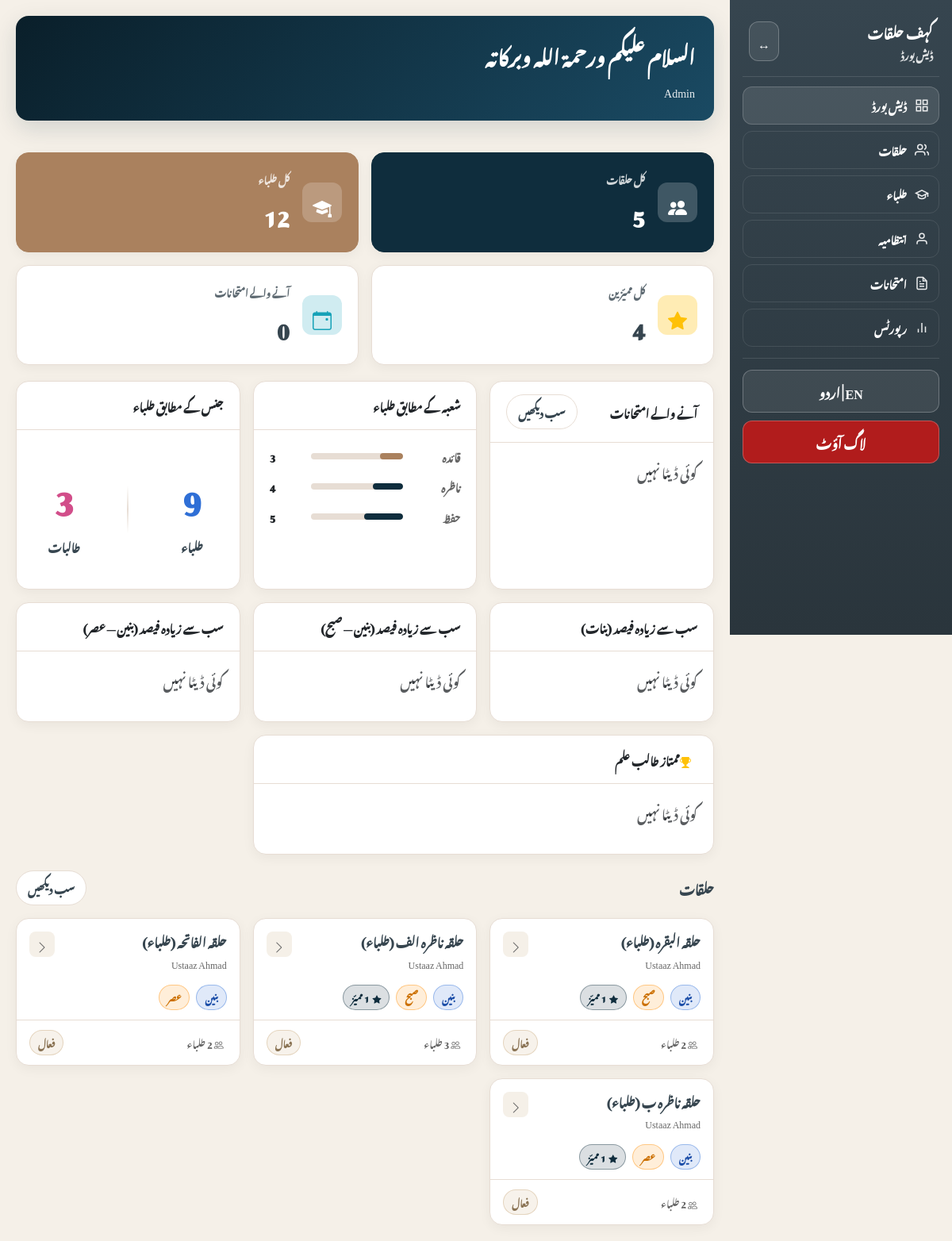
/dashboard_admin.php (signed in), run on the app's committed database.
### tables this page shows
CREATE TABLE halaqaat (
    id INT AUTO_INCREMENT PRIMARY KEY,
    name_ur VARCHAR(100) NOT NULL,
    name_en VARCHAR(100),
    ustaaz_user_id INT,
    gender ENUM('baneen', 'banaat') NOT NULL DEFAULT 'baneen',
    session ENUM('subah', 'asr') NOT NULL DEFAULT 'subah',
    state ENUM('active', 'paused', 'stopped') DEFAULT 'active',
    location VARCHAR(100),
    created_at TIMESTAMP DEFAULT CURRENT_TIMESTAMP,
    updated_at TIMESTAMP DEFAULT CURRENT_TIMESTAMP ON UPDATE CURRENT_TIMESTAMP,
    FOREIGN KEY (ustaaz_user_id) REFERENCES users(id) ON DELETE SET NULL
);

CREATE TABLE users (
    id INT AUTO_INCREMENT PRIMARY KEY,
    full_name VARCHAR(100) NOT NULL,
    email VARCHAR(100) NOT NULL UNIQUE,
    password VARCHAR(255) NOT NULL,
    phone VARCHAR(20),
    address TEXT,
    role ENUM('admin', 'mushrif', 'ustaaz', 'ustadah', 'mumtahin') NOT NULL DEFAULT 'ustaaz',
    status ENUM('active', 'inactive') DEFAULT 'active',
    created_at TIMESTAMP DEFAULT CURRENT_TIMESTAMP,
    updated_at TIMESTAMP DEFAULT CURRENT_TIMESTAMP ON UPDATE CURRENT_TIMESTAMP
);

### includes/functions.php (called while the page is built, shortened)
<?php
function h($s) {
    return htmlspecialchars((string)$s, ENT_QUOTES, 'UTF-8');
}
function scalar_int($conn, $sql) {
    $res = $conn->query($sql);
    $row = $res->fetch_row();
    return (int)($row[0] ?? 0);
}
function get_language() {
    return $_SESSION['lang'] ?? 'ur';
}
function get_translations($lang) {
    return $T[$lang] ?? $T['ur'];
}
?>

### dashboard_admin.php (the view, shortened to what this page needs)
<?php
require_once __DIR__ . '/includes/db.php';
require_once __DIR__ . '/includes/functions.php';
$totalHalaqaat = scalar_int($conn, "SELECT COUNT(*) FROM halaqaat WHERE state = 'active'");
$totalStudents = scalar_int($conn, "SELECT COUNT(*) FROM students WHERE status = 'active'");
$totalMumayyizeen = scalar_int($conn, "SELECT COUNT(*) FROM students WHERE status = 'active' AND mumayyaz = 1");
$boysCount = scalar_int($conn, "SELECT COUNT(*) FROM students WHERE status = 'active' AND gender = 'baneen'");
$girlsCount = scalar_int($conn, "SELECT COUNT(*) FROM students WHERE status = 'active' AND gender = 'banaat'");
$shubaStats = [];
$result = $conn->query("SELECT shuba, COUNT(*) as count FROM students WHERE status = 'active' GROUP BY shuba");
while ($row = $result->fetch_assoc()) {
  $shubaStats[$row['shuba']] = $row['count'];
}
$upcomingExams = [];
$halaqaat = [];
$result = $conn->query("
  SELECT h.*, u.full_name as ustaaz_name,
         COUNT(DISTINCT s.id) as student_count,
         SUM(CASE WHEN s.mumayyaz = 1 THEN 1 ELSE 0 END) as mumayyaz_count
  FROM halaqaat h
  LEFT JOIN users u ON h.ustaaz_user_id = u.id
  LEFT JOIN students s ON s.halaqa_id = h.id AND s.status = 'active'
  WHERE h.state = 'active'
  GROUP BY h.id
  ORDER BY h.gender, h.session, h.name_ur
");
while ($row = $result->fetch_assoc()) {
  $halaqaat[] = $row;
}
$topGirlsHalaqa = null;
$topBoysSubahHalaqa = null;
$topBoysAsrHalaqa = null;
$topStudent = null;
include __DIR__ . '/includes/header.php';
?>
<div class="statsGrid">
  <div class="statCard green">
    <div class="statIcon"><i class="bi bi-people-fill"></i></div>
    <div class="statContent">
      <div class="statLabel"><?php echo h($tr['total_halaqaat']); ?></div>
      <div class="statValue"><?php echo $totalHalaqaat; ?></div>
    </div>
  </div>
  <div class="statCard tan">
    <div class="statIcon"><i class="bi bi-mortarboard-fill"></i></div>
    <div class="statContent">
      <div class="statLabel"><?php echo h($tr['total_students']); ?></div>
      <div class="statValue"><?php echo $totalStudents; ?></div>
    </div>
  </div>
  <div class="statCard">
    <div class="statIcon" style="background: rgba(255, 193, 7, 0.3);"><i class="bi bi-star-fill" style="color: #ffc107;"></i></div>
    <div class="statContent">
      <div class="statLabel"><?php echo h($tr['total_mumayyizeen']); ?></div>
      <div class="statValue"><?php echo $totalMumayyizeen; ?></div>
    </div>
  </div>
  <div class="statCard">
    <div class="statIcon" style="background: rgba(23, 162, 184, 0.2);"><i class="bi bi-calendar-event" style="color: #17a2b8;"></i></div>
    <div class="statContent">
      <div class="statLabel"><?php echo h($tr['upcoming_exams']); ?></div>
      <div class="statValue"><?php echo count($upcomingExams); ?></div>
    </div>
  </div>
</div>
<div class="cardsGrid">
  <div class="card">
    <div class="cardHeader">
      <span><?php echo h($tr['upcoming_exams']); ?></span>
      <a href="exams_manage.php" class="pill"><?php echo h($tr['view_all']); ?></a>
    </div>
    <div class="cardBody">
      <?php if (empty($upcomingExams)): ?>
        <p class="text-muted"><?php echo h($tr['no_data']); ?></p>
      <?php endif; ?>
    </div>
  </div>
  <div class="card">
    <div class="cardHeader"><?php echo h($tr['students_by_shuba']); ?></div>
    <div class="cardBody">
      <?php if (empty($shubaStats)): ?>
        <p class="text-muted"><?php echo h($tr['no_data']); ?></p>
      <?php else:
        $total = array_sum($shubaStats);
        foreach ($shubaStats as $shuba => $count):
          $percentage = $total > 0 ? round(($count / $total) * 100) : 0;
      ?>
      <div class="progressItem">
        <div class="progressLabel"><?php echo h($tr[$shuba]); ?></div>
        <div class="progressBar">
          <div class="progressFill <?php echo $shuba === 'qaida' ? 'tan' : 'green'; ?>" style="width: <?php echo $percentage; ?>%"></div>
        </div>
        <div class="progressValue"><?php echo $count; ?></div>
      </div>
      <?php endforeach; endif; ?>
    </div>
  </div>
  <div class="card">
    <div class="cardHeader"><?php echo h($tr['students_by_gender']); ?></div>
    <div class="cardBody">
      <div class="genderStats">
        <div class="genderStat">
          <div class="genderValue"><?php echo $boysCount; ?></div>
          <div class="genderLabel"><?php echo h($tr['boys']); ?></div>
        </div>
        <div class="genderDivider"></div>
        <div class="genderStat">
          <div class="genderValue girl"><?php echo $girlsCount; ?></div>
          <div class="genderLabel"><?php echo h($tr['girls']); ?></div>
        </div>
      </div>
    </div>
  </div>
  <div class="card">
    <div class="cardHeader"><?php echo h($tr['top_halaqa_girls']); ?></div>
    <div class="cardBody">
      <?php if ($topGirlsHalaqa): ?>
        <div class="text-center">
          <div style="font-size: 24px; font-weight: 900; color: var(--girl);">
            <?php echo round($topGirlsHalaqa['avg_percentage'], 1); ?>%
          </div>
          <div style="font-size: 14px; margin-top: 8px;">
            <?php echo h($topGirlsHalaqa['name_ur']); ?>
          </div>
        </div>
      <?php else: ?>
        <p class="text-muted"><?php echo h($tr['no_data']); ?></p>
      <?php endif; ?>
    </div>
  </div>
  <div class="card">
    <div class="cardHeader"><?php echo h($tr['top_halaqa_boys_subah']); ?></div>
    <div class="cardBody">
      <?php if ($topBoysSubahHalaqa): ?>
        <div class="text-center">
          <div style="font-size: 24px; font-weight: 900; color: var(--boy);">
            <?php echo round($topBoysSubahHalaqa['avg_percentage'], 1); ?>%
          </div>
          <div style="font-size: 14px; margin-top: 8px;">
            <?php echo h($topBoysSubahHalaqa['name_ur']); ?>
          </div>
        </div>
      <?php else: ?>
        <p class="text-muted"><?php echo h($tr['no_data']); ?></p>
      <?php endif; ?>
    </div>
  </div>
  <div class="card">
    <div class="cardHeader"><?php echo h($tr['top_halaqa_boys_asr']); ?></div>
    <div class="cardBody">
      <?php if ($topBoysAsrHalaqa): ?>
        <div class="text-center">
          <div style="font-size: 24px; font-weight: 900; color: var(--boy);">
            <?php echo round($topBoysAsrHalaqa['avg_percentage'], 1); ?>%
          </div>
          <div style="font-size: 14px; margin-top: 8px;">
            <?php echo h($topBoysAsrHalaqa['name_ur']); ?>
          </div>
        </div>
      <?php else: ?>
        <p class="text-muted"><?php echo h($tr['no_data']); ?></p>
      <?php endif; ?>
    </div>
  </div>
  <div class="card" style="grid-column: span 2;">
    <div class="cardHeader">
      <span><i class="bi bi-trophy-fill" style="color: #ffc107; margin-right: 8px;"></i><?php echo h($tr['mumtaaz_talaba']); ?></span>
    </div>
    <div class="cardBody">
      <?php if ($topStudent): ?>
        <div class="text-center">
          <div style="font-size: 32px; font-weight: 900; color: var(--primary);">
            <?php echo round($topStudent['avg_percentage'], 1); ?>%
          </div>
          <div style="font-size: 18px; font-weight: 700; margin-top: 8px;">
            <?php echo h($topStudent['full_name_ur']); ?>
          </div>
          <div style="font-size: 14px; color: #666; margin-top: 4px;">
            <?php echo h($topStudent['halaqa_name']); ?>
          </div>
        </div>
      <?php else: ?>
        <p class="text-muted"><?php echo h($tr['no_data']); ?></p>
      <?php endif; ?>
    </div>
  </div>
</div>
<div class="sectionHeader">
  <div class="sectionTitle"><?php echo h($tr['nav_halaqaat']); ?></div>
  <a href="halaqaat_list.php" class="pill"><?php echo h($tr['view_all']); ?></a>
</div>
<div class="halaqaCards">
  <?php foreach (array_slice($halaqaat, 0, 4) as $halaqa): ?>
  <div class="halaqaCard">
    <div class="halaqaCardHeader">
      <div>
        <div class="halaqaCardTitle"><?php echo h($halaqa['name_ur']); ?></div>
        <div class="halaqaCardSub">
          <?php echo h($halaqa['ustaaz_name'] ?: ($lang === 'ur' ? 'کوئی استاد تفویض نہیں' : 'No teacher assigned')); ?>
        </div>
      </div>
      <a href="report_halaqa.php?id=<?php echo $halaqa['id']; ?>" class="halaqaCardArrow">
        <i class="bi bi-chevron-right"></i>
      </a>
    </div>
    <div class="halaqaCardTags">
      <span class="tag <?php echo $halaqa['gender'] === 'baneen' ? 'blue' : 'pink'; ?>">
        <?php echo h($tr[$halaqa['gender']]); ?>
      </span>
      <span class="tag orange">
        <?php echo h($tr[$halaqa['session']]); ?>
      </span>
      <?php if ($halaqa['mumayyaz_count'] > 0): ?>
      <span class="tag green">
        <i class="bi bi-star-fill"></i>
        <?php echo $halaqa['mumayyaz_count']; ?> <?php echo h($tr['mumayyaz']); ?>
      </span>
      <?php endif; ?>
    </div>
    <div class="halaqaCardFooter">
      <span><i class="bi bi-people me-1"></i> <?php echo $halaqa['student_count']; ?> <?php echo h($tr['students']); ?></span>
      <span class="tag tan"><?php echo h($tr[$halaqa['state']]); ?></span>
    </div>
  </div>
  <?php endforeach; ?>
</div>
<?php include __DIR__ . '/includes/footer.php'; ?>

### includes/header.php (shortened to what this page needs)
<?php
require_once __DIR__ . '/db.php';
require_once __DIR__ . '/functions.php';
$lang = get_language();
$tr = get_translations($lang);
$isRTL = $lang === 'ur';
$isLoggedIn = !empty($_SESSION['user_id']);
$userRole = $_SESSION['role'] ?? '';
$userName = $_SESSION['user_name'] ?? '';
$currentPage = basename($_SERVER['PHP_SELF'], '.php');
$baseUrl = '';
?>
<!DOCTYPE html>
<html lang="<?php echo $lang; ?>" dir="<?php echo $isRTL ? 'rtl' : 'ltr'; ?>">
<head>
  <link href="https://cdn.jsdelivr.net/npm/bootstrap@5.3.2/dist/css/bootstrap.min.css" rel="stylesheet" />
  <link rel="stylesheet" href="https://cdn.jsdelivr.net/npm/bootstrap-icons@1.11.1/font/bootstrap-icons.css" />
  <link rel="stylesheet" href="<?php echo $baseUrl; ?>assets/css/style.css" />
</head>
<body>
<?php if ($isLoggedIn): ?>
<div class="layout" id="layout">
  <aside class="sidebar" id="sidebar">
    <div class="brand">
      <div>
        <div class="name"><?php echo h($tr['app']); ?></div>
        <div class="sub"><?php echo h($tr['dashboard']); ?></div>
      </div>
      <button class="sideToggle" id="sideToggle" title="<?php echo $isRTL ? 'بند کریں' : 'Collapse'; ?>">↔</button>
    </div>
    <nav class="nav">
      <a href="dashboard_admin.php" class="dash <?php echo $currentPage === 'dashboard_admin' ? 'active' : ''; ?>">
        <span class="txt"><?php echo h($tr['nav_dashboard']); ?></span>
      </a>
      <?php if ($userRole === 'admin' || $userRole === 'mushrif'): ?>
      <a href="halaqaat_list.php" class="halaqa <?php echo in_array($currentPage, ['halaqaat_list', 'halaqaat_manage']) ? 'active' : ''; ?>">
        <span class="txt"><?php echo h($tr['nav_halaqaat']); ?></span>
      </a>
      <a href="students_manage.php" class="students <?php echo $currentPage === 'students_manage' ? 'active' : ''; ?>">
        <span class="txt"><?php echo h($tr['nav_students']); ?></span>
      </a>
      <?php endif; ?>
      <?php if ($userRole === 'admin'): ?>
      <a href="users_manage.php" class="ustaaz <?php echo $currentPage === 'users_manage' ? 'active' : ''; ?>">
        <span class="txt"><?php echo h($tr['nav_management']); ?></span>
      </a>
      <?php endif; ?>
      <?php if ($userRole === 'admin' || $userRole === 'mushrif'): ?>
      <a href="exams_manage.php" class="exams <?php echo in_array($currentPage, ['exams_manage', 'exam_marks_entry', 'exam_finalize']) ? 'active' : ''; ?>">
        <span class="txt"><?php echo h($tr['nav_exams']); ?></span>
      </a>
      <a href="reports_overview.php" class="reports <?php echo $currentPage === 'reports_overview' ? 'active' : ''; ?>">
        <span class="txt"><?php echo h($tr['nav_reports']); ?></span>
      </a>
      <?php endif; ?>
    </nav>
    <div class="sidebarBottom">
      <a class="pillSide" href="?lang=<?php echo $lang === 'ur' ? 'en' : 'ur'; ?>">
        <?php echo $lang === 'ur' ? 'EN | اردو' : 'Urdu | EN'; ?>
      </a>
      <a class="pillSide logout" href="logout.php"><?php echo h($tr['logout']); ?></a>
    </div>
  </aside>
  <main class="main">
    <div class="topbar">
      <div class="hero">
        <div class="heroTitle"><?php echo h($tr['greeting']); ?></div>
        <div class="heroSub"><?php echo h($userName); ?></div>
      </div>
    </div>
<?php else: ?>
<main class="main loginBody">
<?php endif; ?>

### includes/footer.php (shortened to what this page needs)
<?php
$isLoggedIn = !empty($_SESSION['user_id']);
?>
<?php if ($isLoggedIn): ?>
  </main>
</div>
<?php endif; ?>
</body>
</html>

### data on the page
halaqaat: name_ur "حلقہ البقرہ (طلباء)", ustaaz_user.full_name "Ustaaz Ahmad", gender "بنین", session "صبح", state "فعال"
halaqaat: name_ur "حلقہ ناظرہ الف (طلباء)", ustaaz_user.full_name "Ustaaz Ahmad", gender "بنین", session "صبح", mumayyaz_count "1", state "فعال"
halaqaat: name_ur "حلقہ الفاتحہ (طلباء)", ustaaz_user.full_name "Ustaaz Ahmad", gender "بنین", session "عصر", state "فعال"
halaqaat: name_ur "حلقہ ناظرہ ب (طلباء)", ustaaz_user.full_name "Ustaaz Ahmad", gender "بنین", session "عصر", state "فعال"

### other printed values
$tr['app'] "کہف حلقات"
$tr['dashboard'] "ڈیش بورڈ"
$tr['nav_dashboard'] "ڈیش بورڈ"
$tr['nav_halaqaat'] "حلقات"
$tr['nav_students'] "طلباء"
$tr['nav_management'] "انتظامیہ"
$tr['nav_exams'] "امتحانات"
$tr['nav_reports'] "رپورٹس"
$tr['logout'] "لاگ آؤٹ"
$tr['greeting'] "السلام عليكم ورحمة الله وبركاته"
$userName "Admin"
$tr['total_halaqaat'] "کل حلقات"
$totalHalaqaat "5"
$tr['total_students'] "کل طلباء"
$totalStudents "12"
